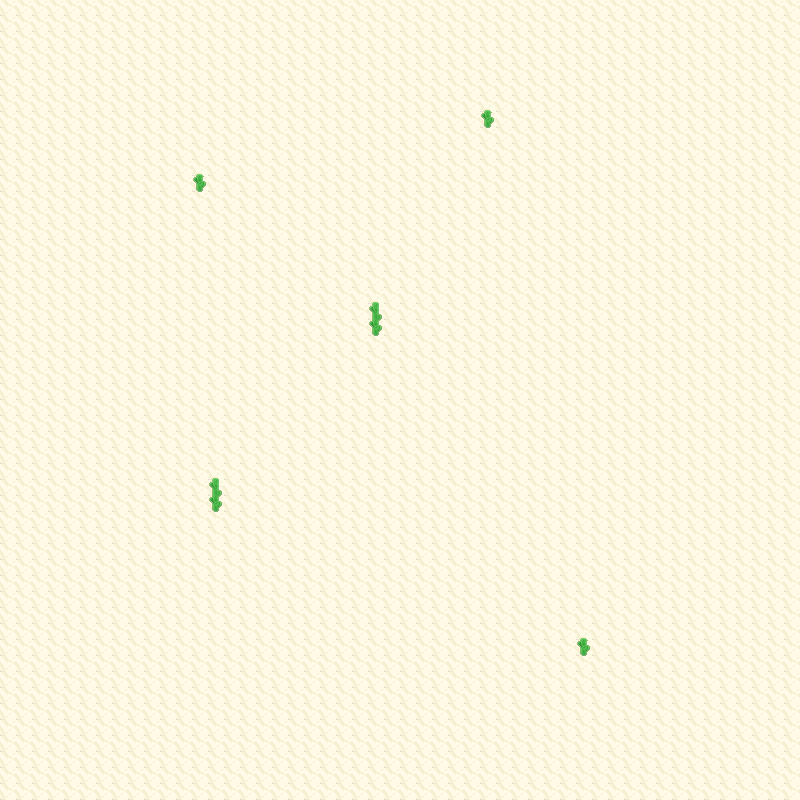

Tiled map render using the project's own tile images. Description and the map definition, with tile-layer contents summarised, below:
An orthogonal 50x50 tile map with 16x16 px tiles, 4 tile layers (Grass, Walkable, Collisions, WalkBehind), 5 tilesets.

<map version="1.0" orientation="orthogonal" width="50" height="50" tilewidth="16" tileheight="16">
 <properties>
  <property name="dayPokemonChances" value="Cacnea,20;Baltoy,20;Claydol,10;Cacturne,20;Sandshrew,10;Sandslash,20;" />
  <property name="dayPokemonLevels" value="35-35;35-35;65-65;65-65;35-35;65-65;" />
  <property name="fishPokemonChances" value="" />
  <property name="fishPokemonLevels" value="" />
  <property name="isCave" value="false" />
  <property name="nightPokemonChances" value="Cacnea,20;Baltoy,20;Claydol,10;Cacturne,20;Sandshrew,10;Sandslash,20;" />
  <property name="nightPokemonLevels" value="35-35;35-35;65-65;65-65;35-35;65-65;" />
  <property name="pvp" value="yes" />
  <property name="waterPokemonChances" value="" />
  <property name="waterPokemonLevels" value="" />
  <property name="wildProbability" value="4" />
  <property name="xOffsetModifier" value="0" />
  <property name="yOffsetModifier" value="0" />
 </properties>
 <tileset firstgid="1" source="Cliffs01.tsx" />
 <tileset firstgid="231" source="Cliffs02.tsx" />
 <tileset firstgid="343" source="SinnohInteriorSet1.tsx" />
 <tileset firstgid="2711" source="Water02.tsx" />
 <tileset firstgid="2903" source="Orre Tileset 1.tsx" />
 <layer name="Grass" width="50" height="50">
  <data>[2500 cells, 2500 non-empty, 1 distinct tile ids]</data>
 </layer>
 <layer name="Walkable" width="50" height="50">
  <data>[2500 cells, 0 non-empty, 0 distinct tile ids]</data>
 </layer>
 <layer name="Collisions" width="50" height="50">
  <data>[2500 cells, 5 non-empty, 1 distinct tile ids]</data>
 </layer>
 <layer name="WalkBehind" width="50" height="50">
  <data>[2500 cells, 7 non-empty, 2 distinct tile ids]</data>
 </layer>
</map>
